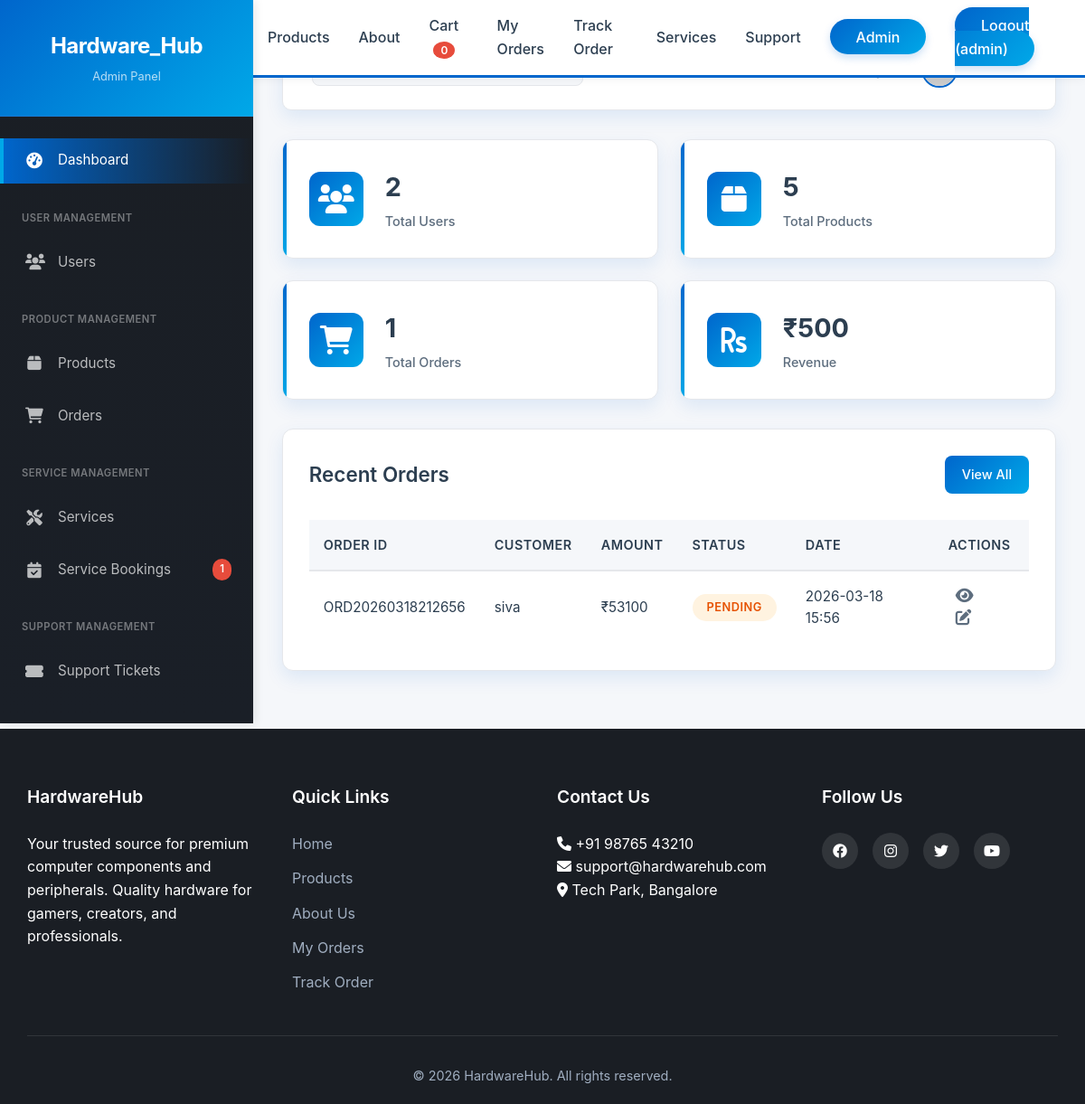
The page /admin (signed in) on the database its author committed.
### app.py (models this page shows, shortened)
class User(UserMixin, db.Model):
    id = db.Column(db.Integer, primary_key=True)
    username = db.Column(db.String(80), unique=True, nullable=False)
    email = db.Column(db.String(120), unique=True, nullable=False)
    password_hash = db.Column(db.String(200), nullable=False)
    phone = db.Column(db.String(15))
    address = db.Column(db.Text)
    is_admin = db.Column(db.Boolean, default=False)
    created_at = db.Column(db.DateTime, default=datetime.utcnow)
    orders = db.relationship('Order', backref='user', lazy=True)
    service_bookings = db.relationship('ServiceBooking', backref='user', lazy=True)
    support_tickets = db.relationship('SupportTicket', backref='user', lazy=True)

class Order(db.Model):
    id = db.Column(db.Integer, primary_key=True)
    order_number = db.Column(db.String(20), unique=True, nullable=False)
    user_id = db.Column(db.Integer, db.ForeignKey('user.id'), nullable=False)
    full_name = db.Column(db.String(100), nullable=False)
    phone = db.Column(db.String(15), nullable=False)
    email = db.Column(db.String(120))
    address = db.Column(db.Text, nullable=False)
    payment_method = db.Column(db.String(50), nullable=False)
    subtotal = db.Column(db.Integer, nullable=False)
    shipping = db.Column(db.Integer, default=99)
    tax = db.Column(db.Integer, default=0)
    total = db.Column(db.Integer, nullable=False)
    status = db.Column(db.String(20), default='pending')
    tracking_number = db.Column(db.String(50))
    created_at = db.Column(db.DateTime, default=datetime.utcnow)
    items = db.relationship('OrderItem', backref='order', cascade='all, delete-orphan')

### app.py (the view)
@app.route('/admin')
@login_required
@admin_required
def admin_dashboard():
    total_users = User.query.count()
    total_products = Product.query.count()
    total_services = Service.query.count()
    total_orders = Order.query.count()
    open_tickets_count = SupportTicket.query.filter_by(status='open').count()
    unread_bookings_count = ServiceBooking.query.filter_by(status='pending').count()
    recent_orders = Order.query.order_by(Order.created_at.desc()).limit(5).all()
    recent_tickets = SupportTicket.query.order_by(SupportTicket.created_at.desc()).limit(5).all()
    recent_bookings = ServiceBooking.query.order_by(ServiceBooking.created_at.desc()).limit(5).all()
    return render_template('admin/dashboard.html',
                         total_users=total_users,
                         total_products=total_products,
                         total_services=total_services,
                         total_orders=total_orders,
                         open_tickets_count=open_tickets_count,
                         unread_bookings_count=unread_bookings_count,
                         recent_orders=recent_orders,
                         recent_tickets=recent_tickets,
                         recent_bookings=recent_bookings)

### app.py (called while the page is built)
def admin_required(f):
    @wraps(f)
    def decorated_function(*args, **kwargs):
        if not current_user.is_authenticated or not current_user.is_admin:
            flash('You need admin privileges to access this page.', 'danger')
            return redirect(url_for('index'))
        return f(*args, **kwargs)
    return decorated_function

@login_manager.user_loader
def load_user(user_id):
    return User.query.get(int(user_id))

### templates/admin/dashboard.html (shortened to what this page needs)
{% extends "base.html" %}
{% block extra_css %}
<link rel="stylesheet" href="{{ url_for('static', filename='css/admin.css') }}">
{% endblock %}
{% block content %}
<div class="admin-container">
    {% include 'admin/sidebar.html' %}
    <main class="admin-main">
        <div class="admin-top-bar">
            <div class="admin-search">
            </div>
            <div class="admin-user">
                <div class="admin-notifications">
                    <span class="notification-badge">3</span>
                </div>
                <div class="admin-profile">
                    <span>{{ current_user.username }}</span>
                </div>
            </div>
        </div>
        <div class="admin-stats-grid">
            <div class="admin-stat-card">
                <div class="stat-icon blue">
                    <i class="fas fa-users"></i>
                </div>
                <div class="stat-info">
                    <h3>{{ total_users }}</h3>
                    <p>Total Users</p>
                </div>
            </div>
            <div class="admin-stat-card">
                <div class="stat-icon green">
                    <i class="fas fa-box"></i>
                </div>
                <div class="stat-info">
                    <h3>{{ total_products }}</h3>
                    <p>Total Products</p>
                </div>
            </div>
            <div class="admin-stat-card">
                <div class="stat-icon orange">
                    <i class="fas fa-shopping-cart"></i>
                </div>
                <div class="stat-info">
                    <h3>{{ total_orders }}</h3>
                    <p>Total Orders</p>
                </div>
            </div>
            <div class="admin-stat-card">
                <div class="stat-icon red">
                    <i class="fas fa-rupee-sign"></i>
                </div>
                <div class="stat-info">
                    <h3>₹{{ total_orders * 500 }}</h3>
                    <p>Revenue</p>
                </div>
            </div>
        </div>
        <div class="admin-table-container">
            <div class="admin-table-header">
                <h2>Recent Orders</h2>
                <a href="{{ url_for('admin_orders') }}" class="admin-btn admin-btn-primary">View All</a>
            </div>
            <table class="admin-table">
                <thead>
                    <tr>
                        <th>Order ID</th>
                        <th>Customer</th>
                        <th>Amount</th>
                        <th>Status</th>
                        <th>Date</th>
                        <th>Actions</th>
                    </tr>
                </thead>
                <tbody>
                    {% for order in recent_orders %}
                    <tr>
                        <td>{{ order.order_number }}</td>
                        <td>{{ order.full_name }}</td>
                        <td>₹{{ order.total }}</td>
                        <td>
                            <span class="status-badge status-{{ order.status }}">
                                {{ order.status }}
                            </span>
                        </td>
                        <td>{{ order.created_at.strftime('%Y-%m-%d %H:%M') }}</td>
                        <td>
                            <i class="fas fa-eye action-icon" title="View"></i>
                            <i class="fas fa-edit action-icon edit" title="Edit"></i>
                        </td>
                    </tr>
                    {% endfor %}
                </tbody>
            </table>
        </div>
    </main>
</div>
{% endblock %}

### templates/base.html (shortened to what this page needs)
<!DOCTYPE html>
<html lang="en">
<head>
    <link rel="stylesheet" href="{{ url_for('static', filename='css/style.css') }}">
    {% block extra_css %}{% endblock %}
    <link rel="stylesheet" href="https://cdnjs.cloudflare.com/ajax/libs/font-awesome/6.0.0/css/all.min.css">
    <link rel="stylesheet" href="https://unpkg.com/leaflet@1.9.4/dist/leaflet.css" />
</head>
<body>
    <nav class="navbar">
        <div class="container">
            <div class="nav-content">
                <div class="logo">Hardware<span>Hub</span></div>
                <ul class="nav-links">
                    <li><a href="{{ url_for('index') }}" {% if request.endpoint == 'index' %}class="active"{% endif %}>Home</a></li>
                    <li><a href="{{ url_for('products') }}" {% if request.endpoint == 'products' %}class="active"{% endif %}>Products</a></li>
                    <li><a href="{{ url_for('about') }}" {% if request.endpoint == 'about' %}class="active"{% endif %}>About</a></li>
                    <li><a href="{{ url_for('cart') }}">Cart <span class="cart-count">0</span></a></li>
                    <li><a href="{{ url_for('orders') }}" {% if request.endpoint == 'orders' %}class="active"{% endif %}>My Orders</a></li>
                    <li><a href="{{ url_for('tracking') }}" {% if request.endpoint == 'tracking' %}class="active"{% endif %}>Track Order</a></li>
                    <li><a href="{{ url_for('services') }}" {% if request.endpoint == 'services' or request.endpoint == 'service_detail' or request.endpoint == 'book_service' %}class="active"{% endif %}>Services</a></li>
<li><a href="{{ url_for('support') }}" {% if request.endpoint == 'support' or request.endpoint == 'new_ticket' or request.endpoint == 'my_tickets' %}class="active"{% endif %}>Support</a></li>
                    {% if current_user.is_authenticated and current_user.is_admin %}
                        <li><a href="{{ url_for('admin_dashboard') }}" class="admin-link">Admin</a></li>
                    {% endif %}
                    {% if current_user.is_authenticated %}
                        <li><a href="#" class="logout-btn" id="logoutBtn">Logout ({{ current_user.username }})</a></li>
                    {% else %}
                        <li><a href="{{ url_for('login') }}" class="login-btn" id="loginNavBtn">Login</a></li>
                    {% endif %}
                </ul>
            </div>
        </div>
    </nav>
    {% block content %}{% endblock %}
    <footer class="footer">
        <div class="container">
            <div class="footer-content">
                <div class="footer-section">
                    <h3>HardwareHub</h3>
                    <p>Your trusted source for premium computer components and peripherals. Quality hardware for gamers, creators, and professionals.</p>
                </div>
                <div class="footer-section">
                    <h4>Quick Links</h4>
                    <ul>
                        <li><a href="{{ url_for('index') }}">Home</a></li>
                        <li><a href="{{ url_for('products') }}">Products</a></li>
                        <li><a href="{{ url_for('about') }}">About Us</a></li>
                        <li><a href="{{ url_for('orders') }}">My Orders</a></li>
                        <li><a href="{{ url_for('tracking') }}">Track Order</a></li>
                    </ul>
                </div>
                <div class="footer-section">
                    <h4>Contact Us</h4>
                    <p><i class="fas fa-phone"></i> +91 98765 43210</p>
                    <p><i class="fas fa-envelope"></i> support@hardwarehub.com</p>
                    <p><i class="fas fa-map-marker-alt"></i> Tech Park, Bangalore</p>
                </div>
                <div class="footer-section">
                    <h4>Follow Us</h4>
                    <div class="social-links">
                        <a href="#"><i class="fab fa-facebook"></i></a>
                        <a href="#"><i class="fab fa-instagram"></i></a>
                        <a href="#"><i class="fab fa-twitter"></i></a>
                        <a href="#"><i class="fab fa-youtube"></i></a>
                    </div>
                </div>
            </div>
            <div class="footer-bottom">
                <p>&copy; 2026 HardwareHub. All rights reserved.</p>
            </div>
        </div>
    </footer>
</body>
</html>

### static/css/style.css (style rules this page uses)
:root { --primary-blue: #0066CC; --secondary-blue: #004999; --accent-cyan: #00A8E8; --dark-bg: #1A1E24; --light-bg: #F5F7FA; --card-bg: #FFFFFF; --text-primary: #2C3E50; --text-secondary: #5D6D7E; --success-green: #27AE60; --warning-orange: #F39C12; --danger-red: #E74C3C; --shadow: 0 8px 20px rgba(0, 102, 204, 0.1); --shadow-hover: 0 12px 30px rgba(0, 102, 204, 0.2); --transition: all 0.3s ease; --border-radius: 10px; --border-radius-sm: 5px; }
* { margin: 0; padding: 0; box-sizing: border-box; }
html { scroll-behavior: smooth; }
body { font-family: 'Inter', 'Segoe UI', system-ui, -apple-system, sans-serif; color: var(--text-primary); line-height: 1.6; background: var(--light-bg); overflow-x: hidden; }
.container { max-width: 1400px; margin: 0 auto; padding: 0 30px; }
.navbar { background: var(--card-bg); box-shadow: 0 2px 10px rgba(0,0,0,0.05); position: fixed; top: 0; width: 100%; z-index: 1000; animation: slideDown 0.5s ease; border-bottom: 3px solid var(--primary-blue); }
.nav-content { display: flex; justify-content: space-between; align-items: center; padding: 1rem 0; }
.logo { font-size: 1.8rem; font-weight: 700; color: var(--text-primary); animation: fadeIn 1s ease; letter-spacing: -0.5px; }
.logo span { color: var(--primary-blue); background: linear-gradient(135deg, var(--primary-blue), var(--accent-cyan)); -webkit-background-clip: text; -webkit-text-fill-color: transparent; }
.nav-links { display: flex; list-style: none; gap: 2rem; align-items: center; }
.nav-links a { text-decoration: none; color: var(--text-primary); font-weight: 500; transition: var(--transition); position: relative; font-size: 1rem; }
.nav-links a::after { content: ''; position: absolute; bottom: -5px; left: 0; width: 0; height: 3px; background: linear-gradient(90deg, var(--primary-blue), var(--accent-cyan)); transition: var(--transition); border-radius: 2px; }
.login-btn, .logout-btn, .admin-link { background: linear-gradient(135deg, var(--primary-blue), var(--accent-cyan)); color: white !important; padding: 0.6rem 1.8rem; border-radius: 30px; font-weight: 600; cursor: pointer; border: none; box-shadow: 0 4px 10px rgba(0, 102, 204, 0.2); }
.login-btn::after, .logout-btn::after, .admin-link::after { display: none; }
.cart-count { background: var(--danger-red); color: white; border-radius: 50%; padding: 2px 8px; font-size: 0.75rem; margin-left: 5px; font-weight: 600; }
.footer { background: var(--dark-bg); color: white; padding: 60px 0 20px; }
.footer-content { display: grid; grid-template-columns: repeat(auto-fit, minmax(250px, 1fr)); gap: 2rem; margin-bottom: 2rem; }
.footer-section h3, .footer-section h4 { margin-bottom: 1.5rem; color: white; font-size: 1.2rem; font-weight: 600; }
.footer-section ul { list-style: none; }
.footer-section ul li { margin-bottom: 0.8rem; }
.footer-section a { color: #A0AEC0; text-decoration: none; transition: var(--transition); }
.social-links { display: flex; gap: 1rem; }
.social-links a { width: 40px; height: 40px; background: rgba(255,255,255,0.1); border-radius: 50%; display: flex; align-items: center; justify-content: center; transition: var(--transition); color: white; }
.footer-bottom { text-align: center; padding-top: 2rem; border-top: 1px solid rgba(255,255,255,0.1); color: #A0AEC0; font-size: 0.9rem; }

### rows shown on the page
User: username "admin"
Order: order_number "ORD20260318212656", full_name "siva", total "53100", status "PENDING", created_at "2026-03-18 15:56"

### other values the page prints
{{ unread_bookings_count }} "1"
{{ total_users }} "2"
{{ total_products }} "5"
{{ total_orders }} "1"
{{ total_orders * 500 }} "500"
